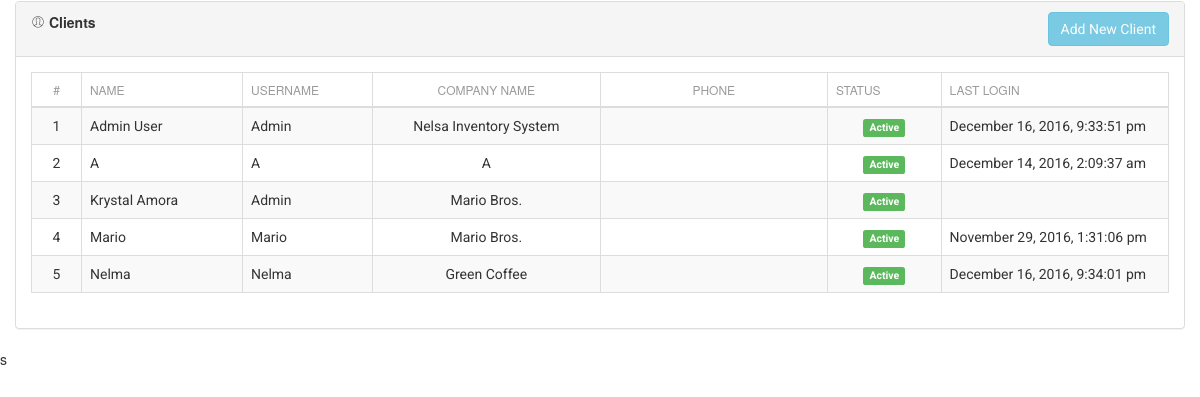
Before: /clients.php with the older database file.
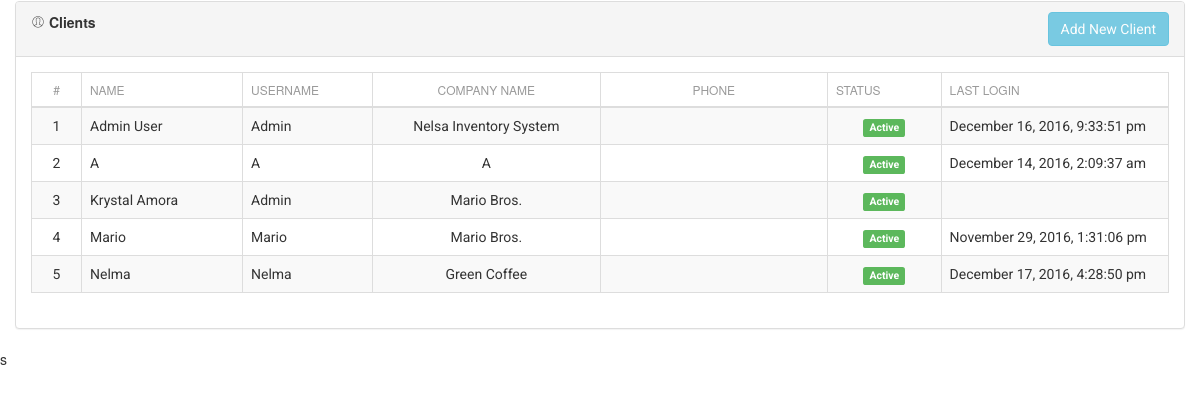
After: the same page with the newer database file.
### tables this page shows
CREATE TABLE `users` (
  `id` int(11) unsigned NOT NULL,
  `admin_id` int(11) NOT NULL,
  `email` text NOT NULL,
  `name` varchar(60) NOT NULL,
  `mname` text NOT NULL,
  `lname` text NOT NULL,
  `username` varchar(50) NOT NULL,
  `password` varchar(255) NOT NULL,
  `user_level` int(11) NOT NULL,
  `image` varchar(255) DEFAULT 'no_image.jpg',
  `company_name` text NOT NULL,
  `status` int(1) NOT NULL,
  `phone` text NOT NULL,
  `last_login` datetime DEFAULT NULL
);

### includes/sql.php (called while the page is built, shortened)
<?php
  require_once('includes/load.php');
function find_by_sql($sql)
{
  global $db;
  $result = $db->query($sql);
  $result_set = $db->while_loop($result);
 return $result_set;
}
  function find_all_client(){
      $sql = "SELECT u.id,u.phone,u.name,u.username,u.user_level,u.status,u.last_login,u.admin_id,u.company_name,";
      $sql .="g.group_name,g.admin_id ";
      $sql .="FROM users u ";
      $sql .="LEFT JOIN user_groups g ";
      $sql .="ON g.admin_id=u.admin_id WHERE u.user_level = 1 GROUP BY u.name  ORDER BY u.name ASC ";
      $result = find_by_sql($sql);
      return $result;
  }
?>

### includes/database.php (called while the page is built, shortened)
<?php
class MySqli_DB {
    private $con;
    public $query_id;
public function db_connect()
{
  $this->con = mysqli_connect(DB_HOST,DB_USER,DB_PASS);
  if(!$this->con)
         {
           die(" Database connection failed:". mysqli_connect_error());
         } else {
           $select_db = $this->con->select_db(DB_NAME);
         }
}
public function query($sql)
   {
      if (trim($sql != "")) {
          $this->query_id = $this->con->query($sql);
      }
       return $this->query_id;
   }
public function fetch_array($statement)
{
  return mysqli_fetch_array($statement);
}
public function while_loop($loop){
   $results = array();
   while ($result = $this->fetch_array($loop)) {
      $results[] = $result;
   }
 return $results;
}
}
$db = new MySqli_DB();
?>

### includes/functions.php (called while the page is built, shortened)
<?php
function remove_junk($str){
  $str = nl2br($str);
  $str = htmlspecialchars(strip_tags($str, ENT_QUOTES));
  return $str;
}
function read_date($str){
     if($str)
      return date('F j, Y, g:i:s a', strtotime($str));
     else
      return null;
  }
function count_id(){
  static $count = 1;
  return $count++;
}
?>

### clients.php (the view, shortened to what this page needs)
<?php
 $all_users = find_all_client();
?>
<?php include_once('layouts/header.php'); ?>
<div class="row">
  <div class="col-md-12">
    <div class="panel panel-default">
      <div class="panel-heading clearfix">
        <strong>
         <i class="pe-7s-user"></i>
          <span>Clients</span>
       </strong>
         <a href="add_client.php" class="btn btn-info pull-right">Add New Client</a>
      </div>
     <div class="panel-body">
      <table class="table table-bordered table-striped">
        <thead>
          <tr>
            <th class="text-center" style="width: 50px;">#</th>
            <th>Name </th>
            <th>Username</th>
            <th class="text-center" style="width: 20%;">Company Name</th>
            <th class="text-center" style="width: 20%;">Phone</th>
            <th style="width: 10%;">Status</th>
            <th style="width: 20%;">Last Login</th>
          </tr>
        </thead>
        <tbody>
        <?php foreach($all_users as $a_user): ?>
          <tr>
           <td class="text-center"><?php echo count_id();?></td>
           <td><?php echo remove_junk(ucwords($a_user['name']))?></td>
           <td><?php echo remove_junk(ucwords($a_user['username']))?></td>
           <td class="text-center"><?php echo remove_junk(ucwords($a_user['company_name']))?></td>
           <td class="text-center"><?php echo remove_junk(ucwords($a_user['phone']))?></td>
           <td class="text-center">
           <?php if($a_user['status'] === '1'): ?>
            <span class="label label-success"><?php echo "Active"; ?></span>
          <?php else: ?>
            <span class="label label-danger"><?php echo "Deactive"; ?></span>
          <?php endif;?>
           </td>
           <td><?php echo read_date($a_user['last_login'])?></td>
          </tr>
        <?php endforeach;?>
       </tbody>
     </table>
     </div>
    </div>
  </div>
</div>
  <?php include_once('layouts/footer.php'); ?>

Changed rows visible on the page:
changed users "Nelma": last_login "December 16, 2016, 9:34:01 pm" → "December 17, 2016, 4:28:50 pm"
